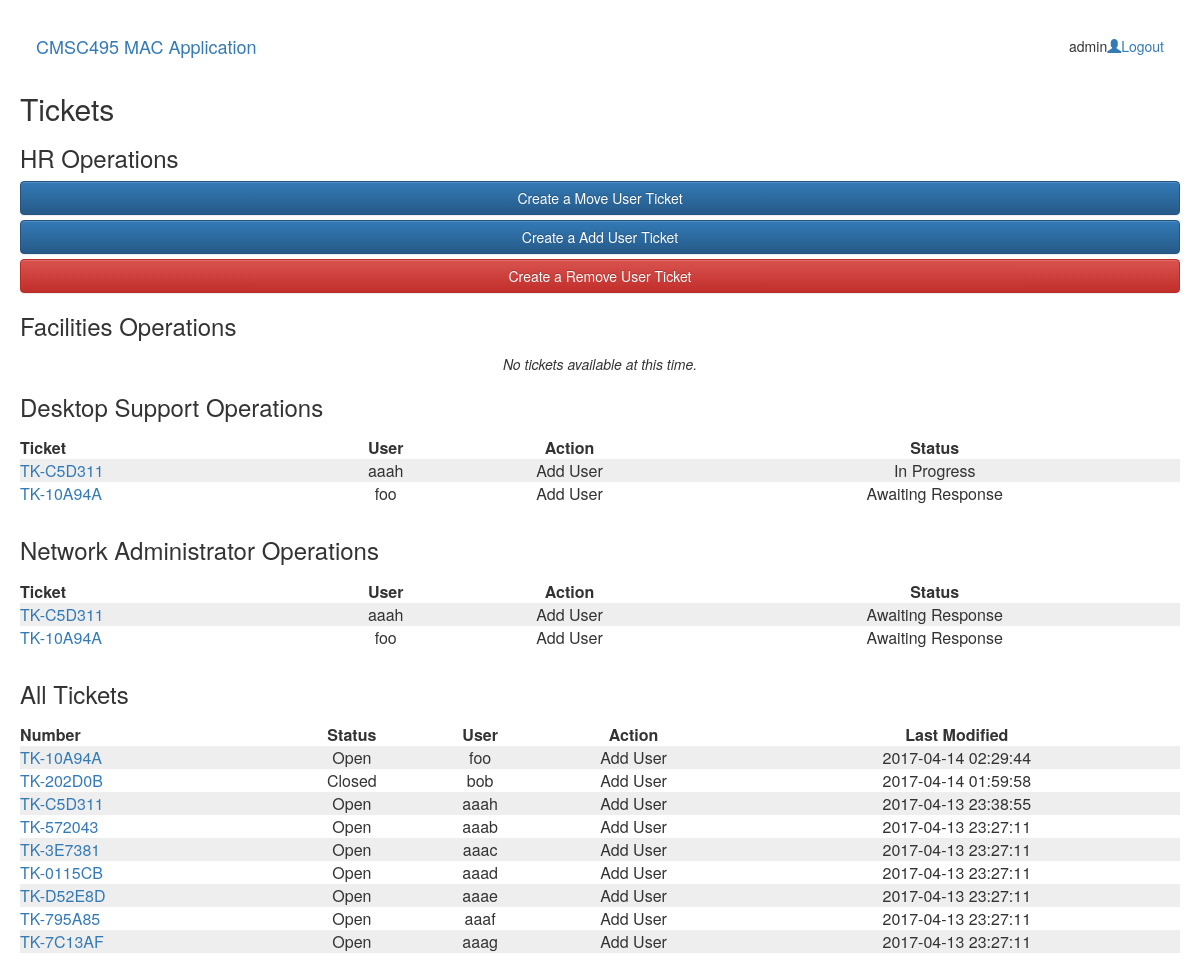
Screenshot of /mac/tickets/ (signed in) with the database file from the repository.
### mac_app/models.py (models this page shows, shortened)
class Ticket(models.Model):
    number = models.CharField(max_length=32, default=get_new_ticket_number)
    creation_date = models.DateTimeField('date created',
            default=datetime.now)
    modification_date = models.DateTimeField(auto_now=True)
    author = models.ForeignKey(User, related_name='tickets_started')
    target = models.ForeignKey(User, related_name='tickets')
    ticket_type = models.ForeignKey("TicketType")
    stage = models.IntegerField(default=0, verbose_name='Current Step')
    is_complete = models.BooleanField(default=False)
    dsk_stage = models.CharField(max_length=1, choices=ticket_state, default='n',
            verbose_name='Desktop Support Stage')
    net_stage = models.CharField(max_length=1, choices=ticket_state, default='n',
            verbose_name='Network Admin Stage')
    fac_stage = models.CharField(max_length=1, choices=ticket_state, default='n',
            verbose_name='Facilities Stage')
    def dsk_stage_text(self):
        return dict(ticket_state)[self.dsk_stage]
    def net_stage_text(self):
        return dict(ticket_state)[self.net_stage]

class TicketType(models.Model):
    name = models.CharField(max_length=16)
    code = models.CharField(max_length=4, default='')
    dsk_seq = models.IntegerField(default=0,
        verbose_name='Desktop Sequence')
    dsk_msg = models.TextField(verbose_name='Desktop Message', blank=True)
    net_seq = models.IntegerField(default=0,
        verbose_name='Network Sequence')
    net_msg = models.TextField(verbose_name='Network Message', blank=True)
    fac_seq = models.IntegerField(default=0,
        verbose_name='Facilities Sequence')
    fac_msg = models.TextField(verbose_name='Facilities Message', blank=True)

### mac_app/views.py (the view)
# urls.py: url(r'^tickets/(?P<ticket_num>TK-[^/]+)/$', views.ticket_detail, name='ticket_detail'),
@login_required(login_url='/')
def tickets(request):
    context = {}
    context['is_hr'] = request.user.is_superuser or request.user.profile.department.name == 'HR'
    context['is_fac'] = request.user.is_superuser or request.user.profile.department.name == 'FAC'
    context['is_net'] = request.user.is_superuser or request.user.profile.department.name == 'NET'
    context['is_dsk'] = request.user.is_superuser or request.user.profile.department.name == 'DSK'
    context['dsk_tickets'] = Ticket.objects.filter(dsk_stage__in=['w', 'p'])
    context['fac_tickets'] = Ticket.objects.filter(fac_stage__in=['w', 'p'])
    context['net_tickets'] = Ticket.objects.filter(net_stage__in=['w', 'p'])
    context['tickets'] = Ticket.objects.order_by('-modification_date')
    return render(request, 'mac_app/tickets.html', context)

### mac_app/templates/mac_app/tickets.html
{% extends 'mac_app/base.html' %}
{% block content %}
<h2>Tickets</h2>
{% if is_hr %}
    <h3>HR Operations</h3>
    <a href="{% url 'ticket_move' %}" class='btn btn-primary btn-block'>Create a Move User Ticket</a>
    <a href="{% url 'ticket_new' %}" class='btn btn-primary btn-block'>Create a Add User Ticket</a>
    <a href="{% url 'ticket_remove' %}" class='btn btn-danger btn-block'>Create a Remove User Ticket</a>
{% endif %}
{% if is_fac %}
    <h3>Facilities Operations</h3>
    {% if fac_tickets %}
    <table class='ticket_table'>
        <tr>
            <th>Ticket</th>
            <th>User</th>
            <th>Action</th>
            <th>Status</th>
        </tr>
    {% for ticket in fac_tickets %}
        <tr class="{% if forloop.counter|divisibleby:2 %}even{% else %}odd{% endif %}">
            <td><a href='{% url 'ticket_detail' ticket.number %}'>{{ticket.number}}</a></td>
            <td>{{ticket.target.username}}</td>
            <td>{{ticket.ticket_type.name}}</td>
            <td>{{ticket.fac_stage_text}}</td>
        </tr>
    {% endfor %}
    </table>
    {% else %}
    <p class='ticket_message'>No tickets available at this time.</p>
    {% endif %}
{% endif %}
{% if is_dsk %}
    <h3>Desktop Support Operations</h3>
    {% if dsk_tickets %}
    <table class='ticket_table'>
        <tr>
            <th>Ticket</th>
            <th>User</th>
            <th>Action</th>
            <th>Status</th>
        </tr>
    {% for ticket in dsk_tickets %}
        <tr class="{% if forloop.counter|divisibleby:2 %}even{% else %}odd{% endif %}">
            <td><a href='{% url 'ticket_detail' ticket.number %}'>{{ticket.number}}</a></td>
            <td>{{ticket.target.username}}</td>
            <td>{{ticket.ticket_type.name}}</td>
            <td>{{ticket.dsk_stage_text}}</td>
        </tr>
    {% endfor %}
    </table>
    {% else %}
    <p class='ticket_message'>No tickets available at this time.</p>
    {% endif %}
{% endif %}
{% if is_net %}
    <h3>Network Administrator Operations</h3>
    {% if net_tickets %}
    <table class='ticket_table'>
        <tr>
            <th>Ticket</th>
            <th>User</th>
            <th>Action</th>
            <th>Status</th>
        </tr>
    {% for ticket in net_tickets %}
        <tr class="{% if forloop.counter|divisibleby:2 %}even{% else %}odd{% endif %}">
            <td><a href='{% url 'ticket_detail' ticket.number %}'>{{ticket.number}}</a></td>
            <td>{{ticket.target.username}}</td>
            <td>{{ticket.ticket_type.name}}</td>
            <td>{{ticket.net_stage_text}}</td>
        </tr>
    {% endfor %}
    </table>
    {% else %}
    <p class='ticket_message'>No tickets available at this time.</p>
    {% endif %}
{% endif %}
<h3>All Tickets</h3>
<table width="100%" class='ticket_table'>
    <tr>
        <th>Number</th>
        <th>Status</th>
        <th>User</th>
        <th>Action</th>
        <th>Last Modified</th>
    </tr>
{% for ticket in tickets %}
    <tr class="{% if forloop.counter|divisibleby:2 %}even{% else %}odd{% endif %}">
        <td><a href='{% url 'ticket_detail' ticket.number %}'>{{ticket.number}}</a></td>
        <td>{% if ticket.is_complete %}Closed{% else %}Open{% endif %}</td>
        <td>{{ticket.target.username}}</td>
        <td>{{ ticket.ticket_type.name }}</td>
        <td>{{ticket.modification_date|date:"Y-m-d H:i:s"}}</td>
    </tr>
{% endfor %}
</table>
{% endblock %}

### mac_app/templates/mac_app/base.html (shortened to what this page needs)
{% load static %}
<html>
<head>
<link rel="stylesheet" href="{% static "mac_app/bootstrap/css/bootstrap.min.css" %}">
<link rel="stylesheet" href="{% static "mac_app/bootstrap/css/bootstrap-theme.min.css" %}">
</head>
<body>
<nav class="navbar navbar-toggleable-md navbar-light bg-faded">
  <div class="container-fluid">
    <div class="navbar-header">
      <a class="navbar-brand" href="/">CMSC495 MAC Application</a>
    </div>
    <ul class="nav navbar-nav navbar-right">
    {% if user.is_authenticated %}
      <li><span class="navbar-text navbar-right">
        {{ user.username }}
      </span></li>
      <li><a href="/logout"><span class="glyphicon glyphicon-user"></span>Logout</a></li>
    {% else %}
      <li><a href="/login"><span class="glyphicon glyphicon-log-in"></span> Login</a></li>
    {% endif %}
    </ul>
  </div>
</nav>
{% block content %}
{% endblock %}
</body>
</html>

### mac_app/templates/mac_app/base.html (style rules this page uses)
body { margin: 20px; }
.ticket_table { width: 100%; margin: 1em 0 2em 0; }
.ticket_table tr.odd { background: #eee; }
.ticket_table th, .ticket_table td { text-align: center; }
.ticket_table th:first-child, .ticket_table td:first-child { text-align: left; }
p.ticket_message { text-align: center; font-style: italic; margin: 1em 0; }

### rows the page displays
Ticket: number "TK-C5D311", target.username "aaah", ticket_type.name "Add User", dsk_stage_text "In Progress", net_stage_text "Awaiting Response", is_complete "Open", modification_date "2017-04-13 23:38:55"
Ticket: number "TK-10A94A", target.username "foo", ticket_type.name "Add User", dsk_stage_text "Awaiting Response", net_stage_text "Awaiting Response", is_complete "Open", modification_date "2017-04-14 02:29:44"
Ticket: number "TK-202D0B", is_complete "Closed", target.username "bob", ticket_type.name "Add User", modification_date "2017-04-14 01:59:58"
Ticket: number "TK-572043", is_complete "Open", target.username "aaab", ticket_type.name "Add User", modification_date "2017-04-13 23:27:11"
Ticket: number "TK-3E7381", is_complete "Open", target.username "aaac", ticket_type.name "Add User", modification_date "2017-04-13 23:27:11"
Ticket: number "TK-0115CB", is_complete "Open", target.username "aaad", ticket_type.name "Add User", modification_date "2017-04-13 23:27:11"
Ticket: number "TK-D52E8D", is_complete "Open", target.username "aaae", ticket_type.name "Add User", modification_date "2017-04-13 23:27:11"
Ticket: number "TK-795A85", is_complete "Open", target.username "aaaf", ticket_type.name "Add User", modification_date "2017-04-13 23:27:11"
Ticket: number "TK-7C13AF", is_complete "Open", target.username "aaag", ticket_type.name "Add User", modification_date "2017-04-13 23:27:11"

### other values shown
{{ user.username }} "admin"
